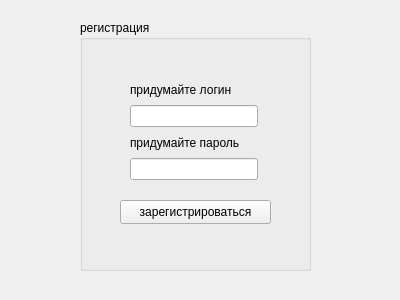
<?xml version="1.0" encoding="UTF-8"?>
<ui version="4.0">
 <class>RegistWindow</class>
 <widget class="QWidget" name="RegistWindow">
  <property name="geometry">
   <rect>
    <x>0</x>
    <y>0</y>
    <width>400</width>
    <height>300</height>
   </rect>
  </property>
  <property name="minimumSize">
   <size>
    <width>400</width>
    <height>300</height>
   </size>
  </property>
  <property name="maximumSize">
   <size>
    <width>400</width>
    <height>300</height>
   </size>
  </property>
  <property name="windowTitle">
   <string>registration window</string>
  </property>
  <widget class="QGroupBox" name="groupBox">
   <property name="geometry">
    <rect>
     <x>80</x>
     <y>20</y>
     <width>231</width>
     <height>251</height>
    </rect>
   </property>
   <property name="title">
    <string>регистрация</string>
   </property>
   <widget class="QPushButton" name="regist">
    <property name="geometry">
     <rect>
      <x>40</x>
      <y>180</y>
      <width>151</width>
      <height>24</height>
     </rect>
    </property>
    <property name="text">
     <string>зарегистрироваться</string>
    </property>
   </widget>
   <widget class="QWidget" name="layoutWidget">
    <property name="geometry">
     <rect>
      <x>50</x>
      <y>60</y>
      <width>128</width>
      <height>100</height>
     </rect>
    </property>
    <layout class="QVBoxLayout" name="verticalLayout">
     <item>
      <widget class="QLabel" name="log_text">
       <property name="text">
        <string>придумайте логин</string>
       </property>
      </widget>
     </item>
     <item>
      <widget class="QLineEdit" name="login"/>
     </item>
     <item>
      <widget class="QLabel" name="pass_text">
       <property name="text">
        <string>придумайте пароль</string>
       </property>
      </widget>
     </item>
     <item>
      <widget class="QLineEdit" name="password"/>
     </item>
    </layout>
   </widget>
  </widget>
 </widget>
 <resources/>
 <connections/>
</ui>
